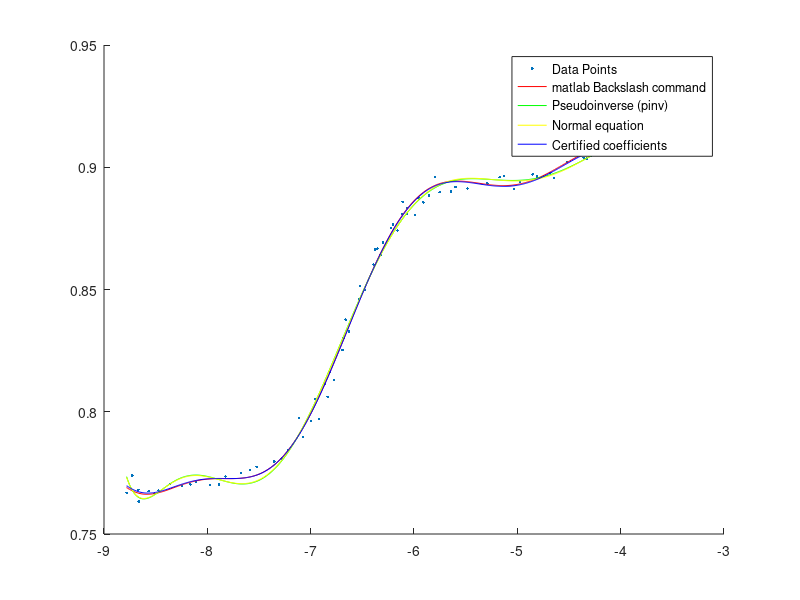

Write the MATLAB code that produced this figure.
function q3
	close all
	A = csvread('data.csv');
	x = A(:, 2);
	x
	y = A(:, 1);

	figure; hold on;
	plot(x, y, '.');

	n = length(x);
	p = 10;
	A = ones(n, p+1);
	for i = 2:p+1
		A(:, i) = x.^(i-1);
	end

	% A
	[c1, r1] = part1(A, y, n, p);
	[c2, r2] = part2(A, y, n, p);
	[c3, r3] = part3(A, y, n, p);
	[c4, r4] = part4(A, y, n, p);

	[c1', c2', c3', c4']
	[r1, r2, r3, r4]

	legend('Data Points', 'matlab Backslash command', 'Pseudoinverse (pinv)', 'Normal equation', 'Certified coefficients');
	hold off;
end

function [coeff, rsd] = part1(A, y, n, p)
	l = min(A(:, 2)');
	u = max(A(:, 2)');
	x = l:0.01:u;

	coeff = (A\y)';
	rsd = norm(y - A*(coeff'));

	plot(x, fun(coeff, x), 'r');
end

function [coeff, rsd] = part2(A, y, n, p)
	l = min(A(:, 2)');
	u = max(A(:, 2)');
	x = l:0.01:u;

	coeff = ((A' * A) \ (A' * y))';
	rsd = norm(y - A*(coeff'));

	plot(x, fun(coeff, x), 'g');
end

function [coeff, rsd] = part3(A, y, n, p)
	l = min(A(:, 2)');
	u = max(A(:, 2)');
	x = l:0.01:u;

	coeff = (pinv(A)*y)';
	rsd = norm(y - A*(coeff'));

	plot(x, fun(coeff, x), 'y');
end

function [coeff, rsd] = part4(A, y, n, p)
	l = min(A(:, 2)');
	u = max(A(:, 2)');
	x = l:0.01:u;

	coeff = csvread('coeff.csv');
	coeff = coeff(:, 2)';
	rsd = norm(y - A*(coeff'));

	plot(x, fun(coeff, x), 'b');
end

function [y] = fun(coeff, x)
	n = length(x);
	p = length(coeff);

	A = ones(n, p);
	for i = 2:p
		A(:, i) = (x').^(i-1);
	end

	% size(coeff), size(A)
	y = A* (coeff');
	% y
end